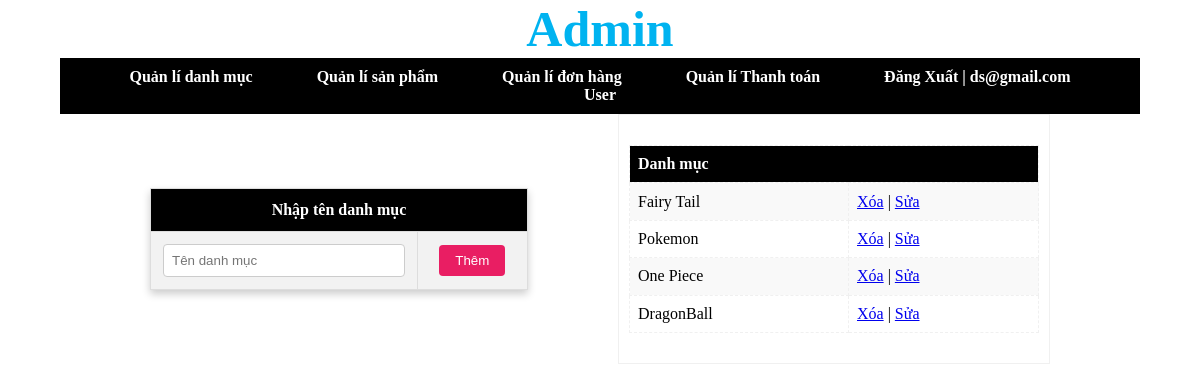
The page /admin/index.php?action=quanlydanhmuc&query=them&message=delSuccess (signed in) on the database its author committed.
### tables this page shows
CREATE TABLE IF NOT EXISTS `tbl_categories` (
  `id_category` int NOT NULL AUTO_INCREMENT,
  `name` varchar(255) NOT NULL,
  PRIMARY KEY (`id_category`)
);

### admin/modules/quanlydanhmuc/loaddata.php (the view, shortened to what this page needs)
<?php
$sql_loadDanhmuc = "SELECT * FROM tbl_categories";
$stmt = $pdo->prepare($sql_loadDanhmuc);
$stmt->execute();
$categories = $stmt->fetchAll(PDO::FETCH_ASSOC);
?>
<div class="list_category">
    <table border="1 solid #f0f0f0" style="border-style: dashed;">
        <th colspan="2">Danh mục</th>
        <?php
        if (!empty($categories)) {
            foreach ($categories as $row) {
        ?>
                <tr>
                    <td><?php echo htmlspecialchars($row['name'], ENT_QUOTES, 'UTF-8'); ?></td>
                    <td>
                        <a class="delete-btn" href="modules/quanlydanhmuc/controll.php?idDanhmuc=<?php echo $row['id_category']; ?>">Xóa</a>
                        |
                        <a href="?action=quanlydanhmuc&query=sua&idDanhmuc=<?php echo $row['id_category']; ?>">Sửa</a>
                    </td>
                </tr>
        <?php
            }
        } else {
            echo "<tr><td colspan='2'>Không có danh mục nào!</td></tr>";
        }
        ?>
    </table>
</div>

### admin/css/styleadmin.css (style rules this page uses)
* { margin: 0; padding: 0; box-sizing: border-box; }
.list_category { width: 40%; display: flex; justify-content: center; overflow: scroll; }
.list_category { min-height: 250px; overflow-y: auto; border: 1px solid #f0f0f0; padding: 10px; box-sizing: border-box; }
.list_category table { width: 100%; border-collapse: collapse; }
.list_category th, .list_category td { padding: 8px; text-align: left; border: 1px dashed #f0f0f0; }
.list_category th { position: sticky; top: 0; background-color: #000000; z-index: 1; }
table { width: 100%; border-collapse: collapse; margin: 20px 0; }
table th, table td { border: 1px solid #ddd; padding: 10px; text-align: center; }
table th { background-color: #000000; color: rgb(255, 255, 255); }
tr:nth-child(even) { background-color: #f9f9f9; }

### rows shown on the page
tbl_categories: name "Fairy Tail"
tbl_categories: name "Pokemon"
tbl_categories: name "One Piece"
tbl_categories: name "DragonBall"

### other values the page prints
$_SESSION['login'] "ds@gmail.com"
